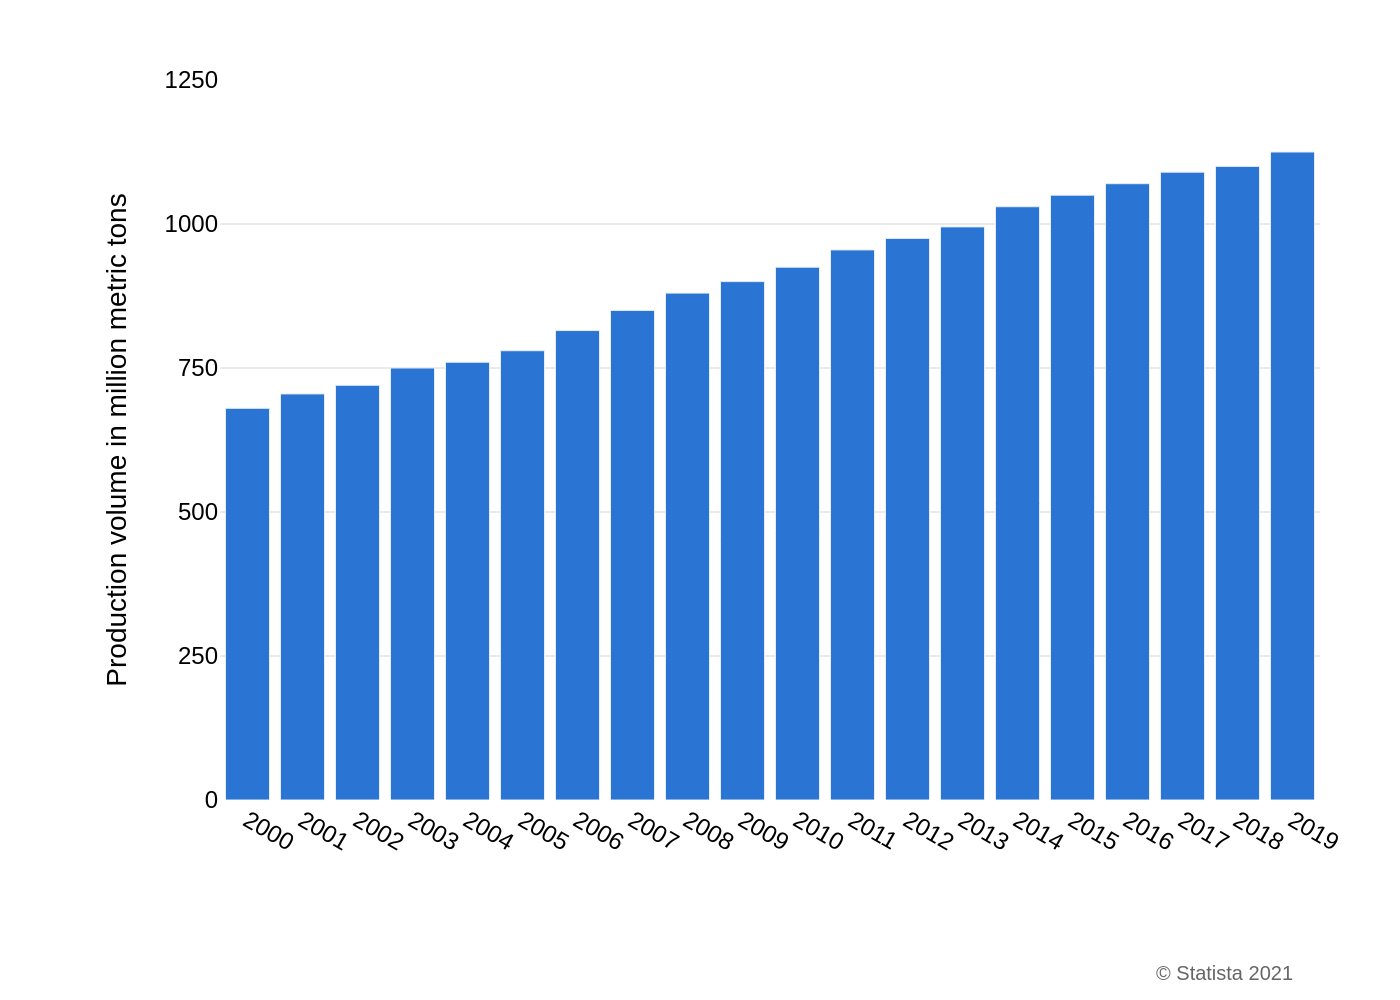

Python code for this plot:
import sys
import json
import plotly.graph_objects as go
from pathlib import Path

if len(sys.argv) != 2:
    print(f"Usage: python {Path(__file__).name} <json_file_path>")
    sys.exit(1)

json_path = Path(sys.argv[1])
if not json_path.is_file():
    print(f"Error: File not found at {json_path}")
    sys.exit(1)

output_path = json_path.with_suffix(".png")

with open(json_path, 'r', encoding='utf-8') as f:
    chart_info = json.load(f)

data = chart_info['chart_data']
texts = chart_info['texts']
colors = chart_info['colors']

categories = [item['category'] for item in data]
values = [item['value'] for item in data]

fig = go.Figure()

fig.add_trace(go.Bar(
    x=categories,
    y=values,
    marker_color=colors[0],
    showlegend=False
))

fig.update_layout(
    font=dict(family="Arial", size=12, color="black"),
    plot_bgcolor='white',
    paper_bgcolor='white',
    xaxis=dict(
        title_text=texts.get('x_axis_title'),
        showgrid=False,
        zeroline=True,
        zerolinecolor='#BDBDBD',
        zerolinewidth=1,
        tickfont=dict(size=12)
    ),
    yaxis=dict(
        title_text=texts.get('y_axis_title'),
        showgrid=True,
        gridcolor='#EAEAEA',
        zeroline=False,
        range=[0, 1250],
        tickvals=[0, 250, 500, 750, 1000, 1250],
        tickfont=dict(size=12)
    ),
    margin=dict(l=110, r=40, t=40, b=100),
    annotations=[
        dict(
            text=texts.get('source'),
            showarrow=False,
            xref="paper",
            yref="paper",
            x=0.98,
            y=-0.22,
            xanchor='right',
            yanchor='top',
            align='right',
            font=dict(size=10, color="#666666")
        )
    ]
)

fig.write_image(output_path, scale=2)

print(f"Chart saved to {output_path}")
